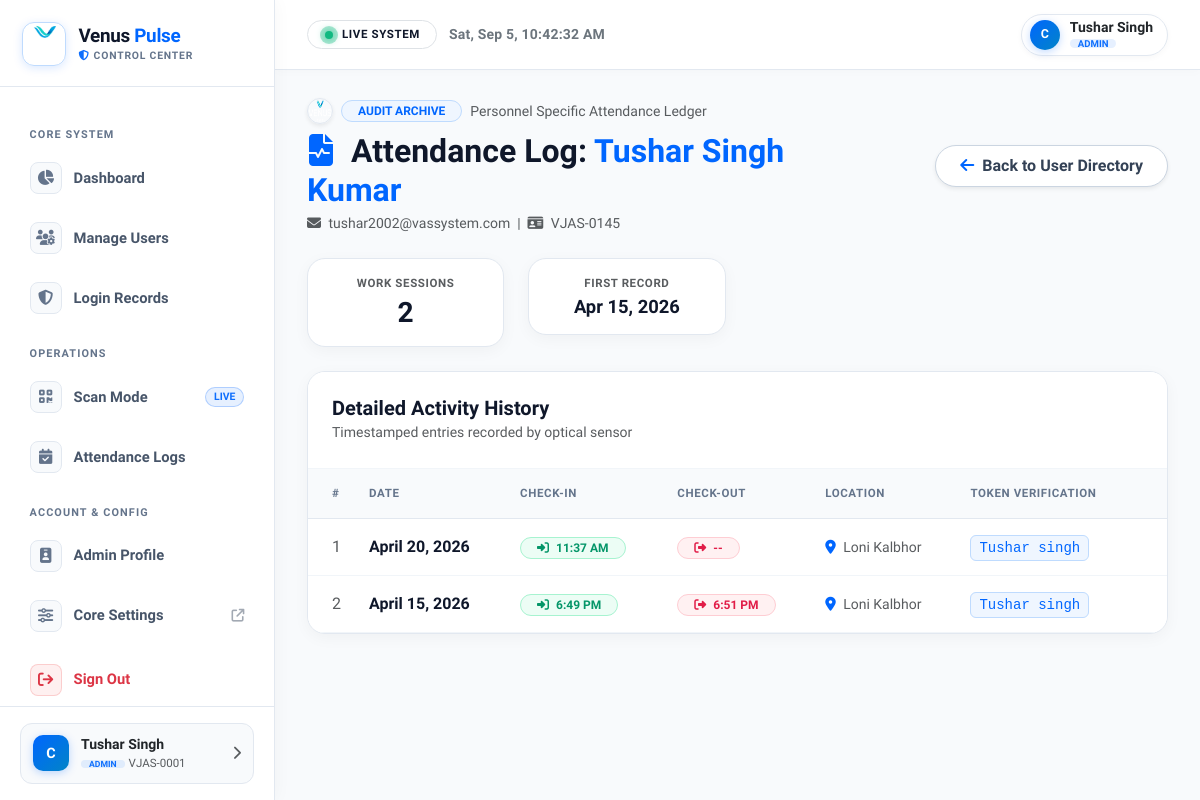
Page /attendance/user/145/ (signed in) on the earlier database version.
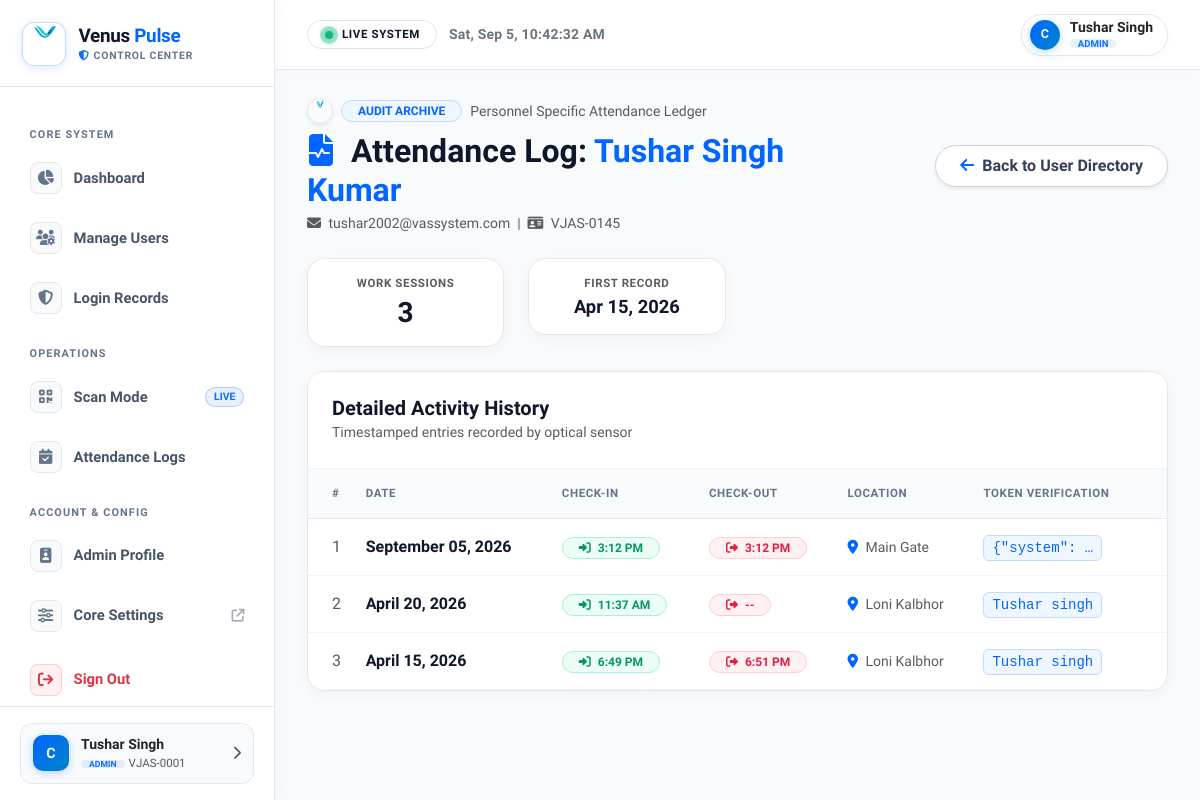
Same page on the later database version.
### home/models.py (models this page shows, shortened)
class Attendance(models.Model):
    user = models.ForeignKey(User, on_delete=models.CASCADE)
    name = models.CharField(max_length=100, blank=True, null=True)
    email = models.EmailField(blank=True, null=True)
    qr_code = models.TextField()
    ip_address = models.GenericIPAddressField(blank=True, null=True)
    date = models.DateField(auto_now_add=True)
    time = models.TimeField(auto_now_add=True)
    ATTENDANCE_STATUS = (
        ('Present', 'Present'),
        ('Absent', 'Absent'),
        ('Late', 'Late'),
    )
    status = models.CharField(max_length=10, choices=ATTENDANCE_STATUS, default='Present')
    location_name = models.CharField(max_length=255, blank=True, null=True)
    location = models.CharField(max_length=255, blank=True, null=True)
    latitude = models.FloatField(blank=True, null=True)
    longitude = models.FloatField(blank=True, null=True)
    check_in = models.TimeField(blank=True, null=True)
    check_out = models.TimeField(blank=True, null=True)

### home/views.py (the view)
# urls.py: path('attendance/user/<int:user_id>/', views.user_attendance_detail, name='user_attendance_detail'),
@staff_member_required
def user_attendance_detail(request, user_id):
    user = get_object_or_404(User, pk=user_id)
    records = Attendance.objects.filter(
        user=user).order_by('-date', '-check_in')
    return render(request, 'user_attendance_detail.html', {'user_obj': user, 'records': records})

### templates/user_attendance_detail.html (shortened to what the changed rows need)
{% extends "admin_base.html" %}
{% load static %}
{% block content %}
<div class="container-fluid px-0">
  <div class="row mb-4 align-items-center">
    <div class="col-md-8 text-center text-md-start">
      <h2 class="fw-bold mb-1" style="color: #0f172a;">
        <i class="fas fa-file-medical-alt me-2" style="color: #0066ff;"></i> Attendance Log: <span style="color: #0066ff;">{{ user_obj.get_full_name|default:user_obj.username }}</span>
      </h2>
    </div>
  </div>
  <div class="row g-4 mb-4">
    <div class="col-md-3">
        <div class="card border rounded-4 text-center p-3 shadow-sm" style="background: #ffffff; border-color: #e2e8f0;">
            <div class="small fw-bold text-uppercase mb-1 text-muted" style="font-size: 0.72rem; letter-spacing: 0.6px;">Work Sessions</div>
            <div class="h3 fw-bold mb-0" style="color: #0f172a;">{{ records|length }}</div>
        </div>
    </div>
    <div class="col-md-3">
        <div class="card border rounded-4 text-center p-3 shadow-sm" style="background: #ffffff; border-color: #e2e8f0;">
            <div class="small fw-bold text-uppercase mb-1 text-muted" style="font-size: 0.72rem; letter-spacing: 0.6px;">First Record</div>
            <div class="h4 fw-bold mb-0" style="color: #0f172a; font-size: 1.15rem;">{{ records.last.date|date:"M d, Y"|default:"--" }}</div>
        </div>
    </div>
  </div>
  <div class="card border rounded-4 overflow-hidden shadow-sm" style="background: #ffffff; border-color: #e2e8f0;">
    <div class="card-body p-0">
      <div class="table-responsive">
        <table class="table align-middle mb-0" style="color: #334155;">
          <thead style="background: #f8fafc; border-bottom: 1px solid #e2e8f0;">
            <tr>
              <th class="ps-4 py-3 text-muted" style="font-size: 0.72rem; letter-spacing: 0.6px; text-transform: uppercase;">#</th>
              <th class="py-3 text-muted" style="font-size: 0.72rem; letter-spacing: 0.6px; text-transform: uppercase;">Date</th>
              <th class="py-3 text-muted" style="font-size: 0.72rem; letter-spacing: 0.6px; text-transform: uppercase;">Check-In</th>
              <th class="py-3 text-muted" style="font-size: 0.72rem; letter-spacing: 0.6px; text-transform: uppercase;">Check-Out</th>
              <th class="py-3 text-muted" style="font-size: 0.72rem; letter-spacing: 0.6px; text-transform: uppercase;">Location</th>
              <th class="pe-4 py-3 text-muted" style="font-size: 0.72rem; letter-spacing: 0.6px; text-transform: uppercase;">Token Verification</th>
            </tr>
          </thead>
          <tbody>
            {% for record in records %}
            <tr style="border-bottom: 1px solid #f1f5f9;">
              <td class="ps-4 py-3 text-muted">{{ forloop.counter }}</td>
              <td class="py-3 fw-bold text-nowrap" style="color: #0f172a;">{{ record.date|date:"F d, Y" }}</td>
              <td class="py-3">
                <span class="badge rounded-pill px-3 py-1 fw-bold" style="background: #ecfdf5; color: #059669; border: 1px solid #a7f3d0;">
                    <i class="fas fa-sign-in-alt me-1"></i> {{ record.check_in|time:"g:i A"|default:"--" }}
                </span>
              </td>
              <td class="py-3">
                <span class="badge rounded-pill px-3 py-1 fw-bold" style="background: #fff1f2; color: #e11d48; border: 1px solid #fecdd3;">
                    <i class="fas fa-sign-out-alt me-1"></i> {{ record.check_out|time:"g:i A"|default:"--" }}
                </span>
              </td>
              <td class="py-3 small text-muted">
                <i class="fas fa-location-dot me-1" style="color: #0066ff;"></i> {{ record.location_name|default:"--" }}
              </td>
              <td class="pe-4 py-3">
                <span class="small rounded px-2 py-1" style="max-width: 130px; font-family: monospace; background: #eff6ff; color: #0066ff; border: 1px solid #bfdbfe;" title="{{ record.qr_code }}">
                   {{ record.qr_code|truncatechars:12 }}
                </span>
              </td>
            </tr>
            {% endfor %}
          </tbody>
        </table>
      </div>
    </div>
  </div>
</div>
{% endblock %}

Differences in the rows shown:
added Attendance: date "September 05, 2026", check_in "3:12 PM", check_out "3:12 PM", location_name "Main Gate", qr_code "{\"system\": …"
Other differences:
{{ records|length }}: "2" → "3"
